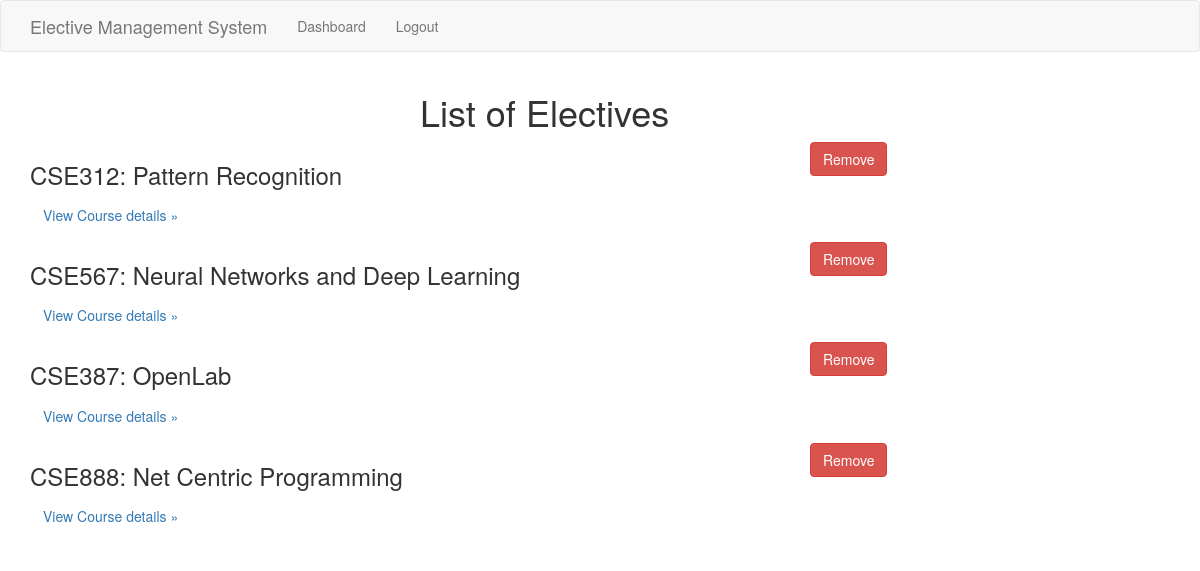
The page /ShowElectives (signed in) on the database as committed earlier.
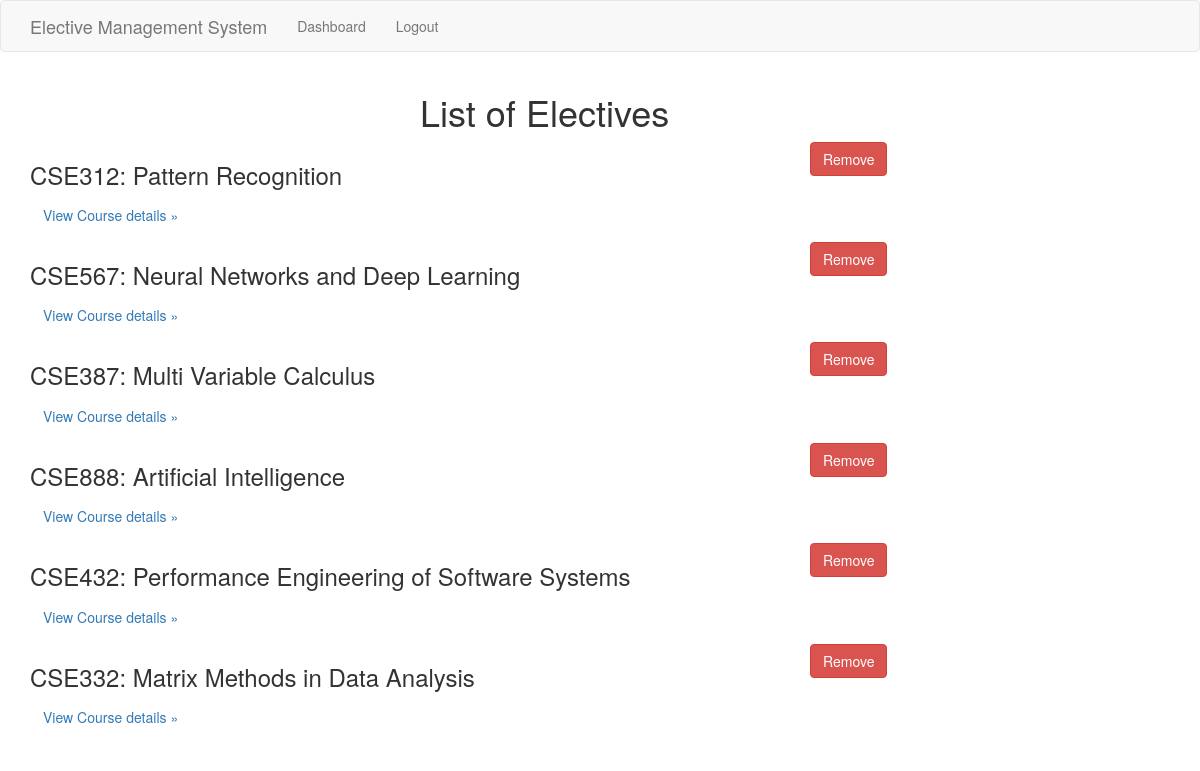
The same page on the database as committed later.
### app/models.py (models this page shows, shortened)
class InitialElectiveList(db.Model):
    id = db.Column(db.Integer, primary_key = True)
    electiveID = db.Column(db.String(64), index = True, unique = True)
    electiveName = db.Column(db.String(64), index=True, unique=True)
    electiveDescription = db.Column(db.String(500))

### app/main/routes.py (the view)
@bp.route('/ShowElectives')
@requires_role('Chairperson')
def showElectives():
    electives = InitialElectiveList.query.all()
    return render_template('ShowElectives.html', title='Show Electives', electives = electives )

### app/main/routes.py (called while the page is built)
def requires_role(role):
    def decorator(f):
        @wraps(f)
        def decorated_function(*args, **kwargs):
            if not session.get('role'):
                return redirect(url_for('main.index'))
            elif session.get('role') != role:
                flash("Access denied")
                return redirect(url_for('auth.login'))
            return f(*args, **kwargs)
        return decorated_function
    return decorator

### app/models.py (called while the page is built)
@login.user_loader
def load_user(id):
    return User.query.get(int(id))

### app/templates/ShowElectives.html (shortened to what this page needs)
{% extends "base.html" %}
{% block app_content %}
 <div class="row">
    <div class="col-md-6 col-md-offset-4">
        <h1> List of Electives </h1>
    </div>
 </div>
{% for elective in electives %}
    {% include '_ShowElectives.html' %}
{% endfor %}
{% endblock %}

### app/templates/base.html (shortened to what this page needs)
{% extends 'bootstrap/base.html' %}
{% block navbar %}
    <nav class="navbar navbar-default">
        <div class="container">
            <div class="navbar-header">
                <a class="navbar-brand" href="{{ url_for('main.index') }}">Elective Management System</a>
            </div>
            <div class="collapse navbar-collapse" id="bs-example-navbar-collapse-1">
                <ul class="nav navbar-nav">
                    <li><a href="{{ url_for('main.index') }}">Dashboard</a></li>
                    {% if current_user.is_anonymous %}
                    <li><a href="{{ url_for('auth.login') }}">Login</a></li>
                    {% elif current_user.is_authenticated %}
                    <li><a href="{{ url_for('auth.logout') }}" id = "logout">Logout</a></li>
                    {% endif %}
                </ul>
            </div>
        </div>
    </nav>
{% endblock %}
{% block content %}
    <div class="container">
        {% block app_content %}{% endblock %}
    </div>
{% endblock %}

### app/templates/_ShowElectives.html (shortened to what this page needs)
<div class="span4 collapse-group">
    <div class="row">
            <div class="col-md-8">
                <h3>{{elective.electiveID + ": " + elective.electiveName}}</h3>
                <p><a class="btn" data-toggle="collapse" data-target="#{{'viewdetails' + elective.electiveID}}">View Course details &raquo;</a></p>
            </div>
            <div class="col-md-4">
                <a href = "{{url_for('main.funcChooseElectiveToOffer', elective_id = 'None')}}" ><button type="button" class="btn btn-danger btn-md" id='{{"Remove " + elective.electiveID}}'> Remove </button></a>
            </div>
    </div>
</div>

Rows that differ between the two databases and show on the page:
changed InitialElectiveList: electiveID+electiveName "CSE387: OpenLab" → "CSE387: Multi Variable Calculus"
changed InitialElectiveList: electiveID+electiveName "CSE888: Net Centric Programming" → "CSE888: Artificial Intelligence"
added InitialElectiveList: electiveID+electiveName "CSE432: Performance Engineering of Software Systems"
added InitialElectiveList: electiveID+electiveName "CSE332: Matrix Methods in Data Analysis"
